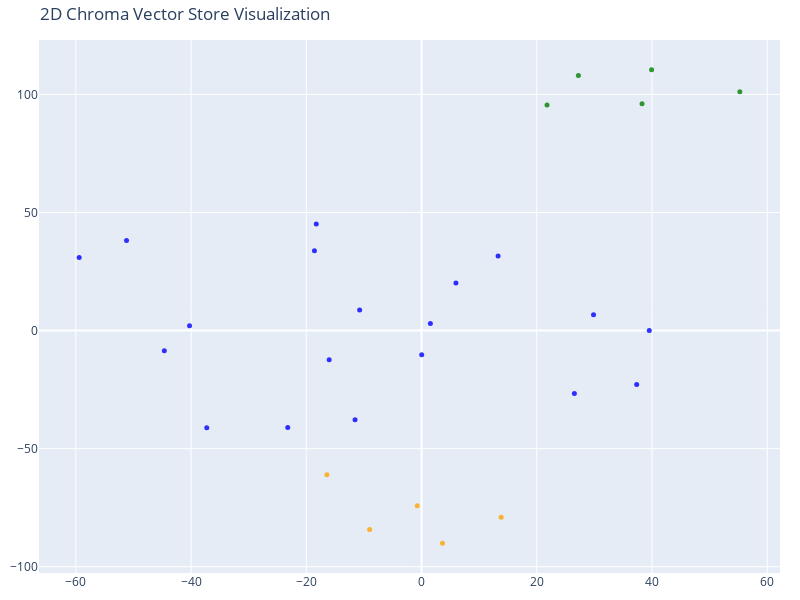

Notebook code for this chart:
### Code cell
# We humans find it easier to visalize things in 2D!
# Reduce the dimensionality of the vectors to 2D using t-SNE
# (t-distributed stochastic neighbor embedding)
perplexity = max(5, min(30, len(vectors) // 3))
tsne = TSNE(n_components=2, random_state=42, perplexity= perplexity)
reduced_vectors = tsne.fit_transform(vectors)

# Create the 2D scatter plot
fig = go.Figure(data=[go.Scatter(
    x=reduced_vectors[:, 0],
    y=reduced_vectors[:, 1],
    mode='markers',
    marker=dict(size=5, color=colors, opacity=0.8),
    text=[f"Type: {t}<br>Text: {d[:100]}..." for t, d in zip(doc_types, documents)],
    hoverinfo='text'
)])

fig.update_layout(
    title='2D Chroma Vector Store Visualization',
    scene=dict(xaxis_title='x',yaxis_title='y'),
    width=800,
    height=600,
    margin=dict(r=20, b=10, l=10, t=40)
)

fig.show()

### Figure 1 — Plotly figure (JSON) as saved in the notebook; plotly's stock layout.template omitted (floating-point values rounded to 4 significant figures)
{"data": [{"hoverinfo": "text", "marker": {"color": ["orange", "orange", "orange", "orange", "orange", "green", "green", "green", "green", "green", "blue", "blue", "blue", "blue", "blue", "blue", "blue", "blue", "blue", "blue", "blue", "blue", "blue", "blue", "blue", "blue", "blue", "blue", "blue"], "opacity": 0.8, "size": 5}, "mode": "markers", "text": ["Type: company<br>Text: # Company Record\n\n# ColumbusAI Solutions\n\n## Overview\nColumbusAI Solutions is a global technology fi...", "Type: company<br>Text: ## History and Foundation\nColumbusAI Solutions was founded in 2016 by Dr. Elena Koslov, a former AI ...", "Type: company<br>Text: 1) AtlasFlow - AI-driven automation platform for workflow orchestration and RPA\n2) PulseBI - enterpr...", "Type: company<br>Text: ## Key Achievements\n- Strategic partnerships with major cloud platforms and technology providers (Az...", "Type: company<br>Text: ## Future Vision\nIn the next 3-5 years, ColumbusAI Solutions will scale generative AI and automation...", "Type: employees<br>Text: # HR Record\n\n# Ernesto Jimenez\n\n## Summary\n- **Date of Birth:** 1989-03-22\n- **Job Title:** Software...", "Type: employees<br>Text: # HR Record\n\n# Helena Suarez\n\n## Summary\n- **Date of Birth:** 1988-11-02\n- **Job Title:** Data Engin...", "Type: employees<br>Text: # HR Record\n\n# Juan Rojas\n\n## Summary\n- **Date of Birth:** April 12, 1979\n- **Job Title:** CEO\n- **L...", "Type: employees<br>Text: # HR Record\n\n# Samuel Etoo\n\n## Summary\n- **Date of Birth:** 1984-05-11\n- **Job Title:** Accountant\n-...", "Type: employees<br>Text: # HR Record\n\n# Santiago Rojas\n\n## Summary\n- **Date of Birth:** 1990-07-14\n- **Job Title:** Data Anal...", "Type: products<br>Text: # Product Record\n\n# AtlasFlow\n\n## Overview\nAtlasFlow is an AI-driven automation platform for workflo...", "Type: products<br>Text: ## Performance or Success Metrics\n- Reduced task completion time by 40–60% across automated processe...", "Type: products<br>Text: # Product Record\n\n# AuroraGuard\n\n## Overview\nAuroraGuard delivers AI governance, security, and compl...", "Type: products<br>Text: ## Pricing and Availability\n- Enterprise license with security/compliance add-ons\n\n---\n\n**Comment:**...", "Type: products<br>Text: # Product Record\n\n# CogniaDS\n\n## Overview\nCogniaDS delivers data science services and collaborative ...", "Type: products<br>Text: ## Pricing and Availability\n- Enterprise license with optional consulting engagements\n\n---\n\n**Commen...", "Type: products<br>Text: # Product Record\n\n# DataForge\n\n## Overview\nDataForge is a data orchestration and integration fabric ...", "Type: products<br>Text: ## Pricing and Availability\n- Subscription with optional on-premise deployment\n\n---\n\n**Comment:** Da...", "Type: products<br>Text: # Product Record\n\n# InsightForge\n\n## Overview\nInsightForge is an analytics storytelling and reportin...", "Type: products<br>Text: ## Pricing and Availability\n- Subscription-based with enterprise license\n\n---\n\n**Comment:** InsightF...", "Type: products<br>Text: # Product Record\n\n# KernelEdge\n\n## Overview\nKernelEdge brings AI to the edge with optimized on-devic...", "Type: products<br>Text: ## Pricing and Availability\n- Device-licensing and subscription-based model; enterprise deployments ...", "Type: products<br>Text: # Product Record\n\n# NexusPredict\n\n## Overview\nNexusPredict delivers predictive analytics for demand ...", "Type: products<br>Text: ## Performance or Success Metrics\n- Forecast accuracy improved by 15–25% across key SKUs and assets\n...", "Type: products<br>Text: # Product Record\n\n# PulseBI\n\n## Overview\nPulseBI is an enterprise business intelligence and analytic...", "Type: products<br>Text: ## Pricing and Availability\n- Subscription-based with enterprise license; on-premise options for reg...", "Type: products<br>Text: # Product Record\n\n# SentinelMLOps\n\n## Overview\nSentinelMLOps provides comprehensive model lifecycle ...", "Type: products<br>Text: ## Pricing and Availability\n- Enterprise license with optional on-premise deployment\n\n---\n\n**Comment...", "Type: products<br>Text: # Product Record\n\n# StreamlineRPA\n\n## Overview\nStreamlineRPA provides robust robotic process automat..."], "type": "scatter", "x": [-9.009, -0.7391, -16.42, 13.82, 3.638, 38.27, 39.93, 21.78, 55.24, 27.23, -23.22, -11.54, -44.64, -40.26, 39.53, 29.85, -16.03, -10.74, 0.02933, 1.537, -51.2, -59.42, -18.27, -18.59, 13.29, 5.971, 37.34, 26.53, -37.27], "y": [-84.25, -74.21, -61.06, -79.05, -90.05, 96.01, 110.4, 95.49, 101.1, 108.0, -41.08, -37.76, -8.564, 2.015, 0.01261, 6.732, -12.31, 8.663, -10.21, 2.974, 38.17, 30.98, 45.12, 33.8, 31.59, 20.14, -22.81, -26.7, -41.18]}], "layout": {"height": 600, "margin": {"b": 10, "l": 10, "r": 20, "t": 40}, "scene": {"xaxis": {"title": {"text": "x"}}, "yaxis": {"title": {"text": "y"}}}, "title": {"text": "2D Chroma Vector Store Visualization"}, "width": 800}}
